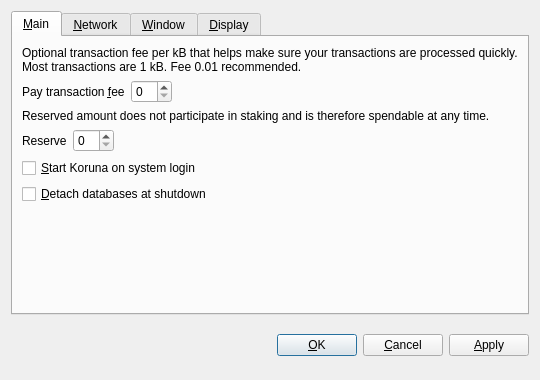
<?xml version="1.0" encoding="UTF-8"?>
<ui version="4.0">
 <class>OptionsDialog</class>
 <widget class="QDialog" name="OptionsDialog">
  <property name="geometry">
   <rect>
    <x>0</x>
    <y>0</y>
    <width>540</width>
    <height>380</height>
   </rect>
  </property>
  <property name="windowTitle">
   <string>Options</string>
  </property>
  <property name="modal">
   <bool>true</bool>
  </property>
  <layout class="QVBoxLayout" name="verticalLayout">
   <item>
    <widget class="QTabWidget" name="tabWidget">
     <property name="tabPosition">
      <enum>QTabWidget::North</enum>
     </property>
     <property name="currentIndex">
      <number>0</number>
     </property>
     <widget class="QWidget" name="tabMain">
      <attribute name="title">
       <string>&amp;Main</string>
      </attribute>
      <layout class="QVBoxLayout" name="verticalLayout_Main">
       <item>
        <widget class="QLabel" name="transactionFeeInfoLabel">
         <property name="text">
          <string>Optional transaction fee per kB that helps make sure your transactions are processed quickly. Most transactions are 1 kB. Fee 0.01 recommended.</string>
         </property>
         <property name="textFormat">
          <enum>Qt::PlainText</enum>
         </property>
         <property name="wordWrap">
          <bool>true</bool>
         </property>
        </widget>
       </item>
       <item>
        <layout class="QHBoxLayout" name="horizontalLayoutFee">
         <item>
          <widget class="QLabel" name="transactionFeeLabel">
           <property name="text">
            <string>Pay transaction &amp;fee</string>
           </property>
           <property name="textFormat">
            <enum>Qt::PlainText</enum>
           </property>
           <property name="buddy">
            <cstring>transactionFee</cstring>
           </property>
          </widget>
         </item>
         <item>
          <widget class="BitcoinAmountField" name="transactionFee"/>
         </item>
         <item>
          <spacer name="horizontalSpacerFee">
           <property name="orientation">
            <enum>Qt::Horizontal</enum>
           </property>
           <property name="sizeHint" stdset="0">
            <size>
             <width>40</width>
             <height>20</height>
            </size>
           </property>
          </spacer>
         </item>
        </layout>
       </item>
       <item>
        <widget class="QLabel" name="reserveBalanceInfoLabel">
         <property name="text">
          <string>Reserved amount does not participate in staking and is therefore spendable at any time.</string>
         </property>
         <property name="textFormat">
          <enum>Qt::PlainText</enum>
         </property>
         <property name="wordWrap">
          <bool>true</bool>
         </property>
        </widget>
       </item>
       <item>
        <layout class="QHBoxLayout" name="horizontalLayoutReserveBalance">
         <item>
          <widget class="QLabel" name="reserveBalanceLabel">
           <property name="text">
            <string>Reserve</string>
           </property>
           <property name="textFormat">
            <enum>Qt::PlainText</enum>
           </property>
           <property name="buddy">
            <cstring>reserveBalance</cstring>
           </property>
          </widget>
         </item>
         <item>
          <widget class="BitcoinAmountField" name="reserveBalance"/>
         </item>
         <item>
          <spacer name="horizontalSpacerReserveBalance">
           <property name="orientation">
            <enum>Qt::Horizontal</enum>
           </property>
           <property name="sizeHint" stdset="0">
            <size>
             <width>40</width>
             <height>20</height>
            </size>
           </property>
          </spacer>
         </item>
        </layout>
       </item>
       <item>
        <widget class="QCheckBox" name="bitcoinAtStartup">
         <property name="toolTip">
          <string>Automatically start Koruna after logging in to the system.</string>
         </property>
         <property name="text">
          <string>&amp;Start Koruna on system login</string>
         </property>
        </widget>
       </item>
       <item>
        <widget class="QCheckBox" name="detachDatabases">
         <property name="toolTip">
          <string>Detach block and address databases at shutdown. This means they can be moved to another data directory, but it slows down shutdown. The wallet is always detached.</string>
         </property>
         <property name="text">
          <string>&amp;Detach databases at shutdown</string>
         </property>
        </widget>
       </item>
       <item>
        <spacer name="verticalSpacer_Main">
         <property name="orientation">
          <enum>Qt::Vertical</enum>
         </property>
         <property name="sizeHint" stdset="0">
          <size>
           <width>20</width>
           <height>40</height>
          </size>
         </property>
        </spacer>
       </item>
      </layout>
     </widget>
     <widget class="QWidget" name="tabNetwork">
      <attribute name="title">
       <string>&amp;Network</string>
      </attribute>
      <layout class="QVBoxLayout" name="verticalLayout_Network">
       <item>
        <widget class="QCheckBox" name="mapPortUpnp">
         <property name="toolTip">
          <string>Automatically open the Koruna client port on the router. This only works when your router supports UPnP and it is enabled.</string>
         </property>
         <property name="text">
          <string>Map port using &amp;UPnP</string>
         </property>
        </widget>
       </item>
       <item>
        <widget class="QCheckBox" name="connectSocks">
         <property name="toolTip">
          <string>Connect to the Koruna network through a SOCKS proxy (e.g. when connecting through Tor).</string>
         </property>
         <property name="text">
          <string>&amp;Connect through SOCKS proxy:</string>
         </property>
        </widget>
       </item>
       <item>
        <layout class="QHBoxLayout" name="horizontalLayout_Network">
         <item>
          <widget class="QLabel" name="proxyIpLabel">
           <property name="text">
            <string>Proxy &amp;IP:</string>
           </property>
           <property name="textFormat">
            <enum>Qt::PlainText</enum>
           </property>
           <property name="buddy">
            <cstring>proxyIp</cstring>
           </property>
          </widget>
         </item>
         <item>
          <widget class="QValidatedLineEdit" name="proxyIp">
           <property name="maximumSize">
            <size>
             <width>140</width>
             <height>16777215</height>
            </size>
           </property>
           <property name="toolTip">
            <string>IP address of the proxy (e.g. 127.0.0.1)</string>
           </property>
          </widget>
         </item>
         <item>
          <widget class="QLabel" name="proxyPortLabel">
           <property name="text">
            <string>&amp;Port:</string>
           </property>
           <property name="textFormat">
            <enum>Qt::PlainText</enum>
           </property>
           <property name="buddy">
            <cstring>proxyPort</cstring>
           </property>
          </widget>
         </item>
         <item>
          <widget class="QLineEdit" name="proxyPort">
           <property name="maximumSize">
            <size>
             <width>55</width>
             <height>16777215</height>
            </size>
           </property>
           <property name="toolTip">
            <string>Port of the proxy (e.g. 9050)</string>
           </property>
          </widget>
         </item>
         <item>
          <widget class="QLabel" name="socksVersionLabel">
           <property name="text">
            <string>SOCKS &amp;Version:</string>
           </property>
           <property name="textFormat">
            <enum>Qt::PlainText</enum>
           </property>
           <property name="buddy">
            <cstring>socksVersion</cstring>
           </property>
          </widget>
         </item>
         <item>
          <widget class="QValueComboBox" name="socksVersion">
           <property name="toolTip">
            <string>SOCKS version of the proxy (e.g. 5)</string>
           </property>
          </widget>
         </item>
         <item>
          <spacer name="horizontalSpacer_Network">
           <property name="orientation">
            <enum>Qt::Horizontal</enum>
           </property>
           <property name="sizeHint" stdset="0">
            <size>
             <width>40</width>
             <height>20</height>
            </size>
           </property>
          </spacer>
         </item>
        </layout>
       </item>
       <item>
        <spacer name="verticalSpacer_Network">
         <property name="orientation">
          <enum>Qt::Vertical</enum>
         </property>
         <property name="sizeHint" stdset="0">
          <size>
           <width>20</width>
           <height>40</height>
          </size>
         </property>
        </spacer>
       </item>
      </layout>
     </widget>
     <widget class="QWidget" name="tabWindow">
      <attribute name="title">
       <string>&amp;Window</string>
      </attribute>
      <layout class="QVBoxLayout" name="verticalLayout_Window">
       <item>
        <widget class="QCheckBox" name="minimizeToTray">
         <property name="toolTip">
          <string>Show only a tray icon after minimizing the window.</string>
         </property>
         <property name="text">
          <string>&amp;Minimize to the tray instead of the taskbar</string>
         </property>
        </widget>
       </item>
       <item>
        <widget class="QCheckBox" name="minimizeOnClose">
         <property name="toolTip">
          <string>Minimize instead of exit the application when the window is closed. When this option is enabled, the application will be closed only after selecting Quit in the menu.</string>
         </property>
         <property name="text">
          <string>M&amp;inimize on close</string>
         </property>
        </widget>
       </item>
       <item>
        <spacer name="verticalSpacer_Window">
         <property name="orientation">
          <enum>Qt::Vertical</enum>
         </property>
         <property name="sizeHint" stdset="0">
          <size>
           <width>20</width>
           <height>40</height>
          </size>
         </property>
        </spacer>
       </item>
      </layout>
     </widget>
     <widget class="QWidget" name="tabDisplay">
      <attribute name="title">
       <string>&amp;Display</string>
      </attribute>
      <layout class="QVBoxLayout" name="verticalLayout_Display">
       <item>
        <layout class="QHBoxLayout" name="horizontalLayout_1_Display">
         <item>
          <widget class="QLabel" name="langLabel">
           <property name="text">
            <string>User Interface &amp;language:</string>
           </property>
           <property name="textFormat">
            <enum>Qt::PlainText</enum>
           </property>
           <property name="buddy">
            <cstring>lang</cstring>
           </property>
          </widget>
         </item>
         <item>
          <widget class="QValueComboBox" name="lang">
           <property name="toolTip">
            <string>The user interface language can be set here. This setting will take effect after restarting Koruna.</string>
           </property>
          </widget>
         </item>
        </layout>
       </item>
       <item>
        <layout class="QHBoxLayout" name="horizontalLayout_2_Display">
         <item>
          <widget class="QLabel" name="unitLabel">
           <property name="text">
            <string>&amp;Unit to show amounts in:</string>
           </property>
           <property name="textFormat">
            <enum>Qt::PlainText</enum>
           </property>
           <property name="buddy">
            <cstring>unit</cstring>
           </property>
          </widget>
         </item>
         <item>
          <widget class="QValueComboBox" name="unit">
           <property name="toolTip">
            <string>Choose the default subdivision unit to show in the interface and when sending coins.</string>
           </property>
          </widget>
         </item>
        </layout>
       </item>
       <item>
        <widget class="QCheckBox" name="displayAddresses">
         <property name="toolTip">
          <string>Whether to show Koruna addresses in the transaction list or not.</string>
         </property>
         <property name="text">
          <string>&amp;Display addresses in transaction list</string>
         </property>
        </widget>
       </item>
       <item>
        <widget class="QCheckBox" name="coinControlFeatures">
         <property name="toolTip">
          <string>Whether to show coin control features or not.</string>
         </property>
         <property name="text">
          <string>Display coin &amp;control features (experts only!)</string>
         </property>
        </widget>
       </item>
       <item>
        <spacer name="verticalSpacer_Display">
         <property name="orientation">
          <enum>Qt::Vertical</enum>
         </property>
         <property name="sizeHint" stdset="0">
          <size>
           <width>20</width>
           <height>40</height>
          </size>
         </property>
        </spacer>
       </item>
      </layout>
     </widget>
    </widget>
   </item>
   <item>
    <layout class="QHBoxLayout" name="horizontalLayout_Buttons">
     <item>
      <spacer name="horizontalSpacer_1">
       <property name="orientation">
        <enum>Qt::Horizontal</enum>
       </property>
       <property name="sizeHint" stdset="0">
        <size>
         <width>40</width>
         <height>48</height>
        </size>
       </property>
      </spacer>
     </item>
     <item>
      <widget class="QLabel" name="statusLabel">
       <property name="font">
        <font>
         <weight>75</weight>
         <bold>true</bold>
        </font>
       </property>
       <property name="text">
        <string/>
       </property>
       <property name="textFormat">
        <enum>Qt::PlainText</enum>
       </property>
       <property name="wordWrap">
        <bool>true</bool>
       </property>
      </widget>
     </item>
     <item>
      <spacer name="horizontalSpacer_2">
       <property name="orientation">
        <enum>Qt::Horizontal</enum>
       </property>
       <property name="sizeHint" stdset="0">
        <size>
         <width>40</width>
         <height>48</height>
        </size>
       </property>
      </spacer>
     </item>
     <item>
      <widget class="QPushButton" name="okButton">
       <property name="text">
        <string>&amp;OK</string>
       </property>
      </widget>
     </item>
     <item>
      <widget class="QPushButton" name="cancelButton">
       <property name="text">
        <string>&amp;Cancel</string>
       </property>
       <property name="autoDefault">
        <bool>false</bool>
       </property>
      </widget>
     </item>
     <item>
      <widget class="QPushButton" name="applyButton">
       <property name="text">
        <string>&amp;Apply</string>
       </property>
       <property name="autoDefault">
        <bool>false</bool>
       </property>
      </widget>
     </item>
    </layout>
   </item>
  </layout>
 </widget>
 <customwidgets>
  <customwidget>
   <class>BitcoinAmountField</class>
   <extends>QSpinBox</extends>
   <header>bitcoinamountfield.h</header>
  </customwidget>
  <customwidget>
   <class>QValueComboBox</class>
   <extends>QComboBox</extends>
   <header>qvaluecombobox.h</header>
  </customwidget>
  <customwidget>
   <class>QValidatedLineEdit</class>
   <extends>QLineEdit</extends>
   <header>qvalidatedlineedit.h</header>
  </customwidget>
 </customwidgets>
 <resources/>
 <connections/>
</ui>
